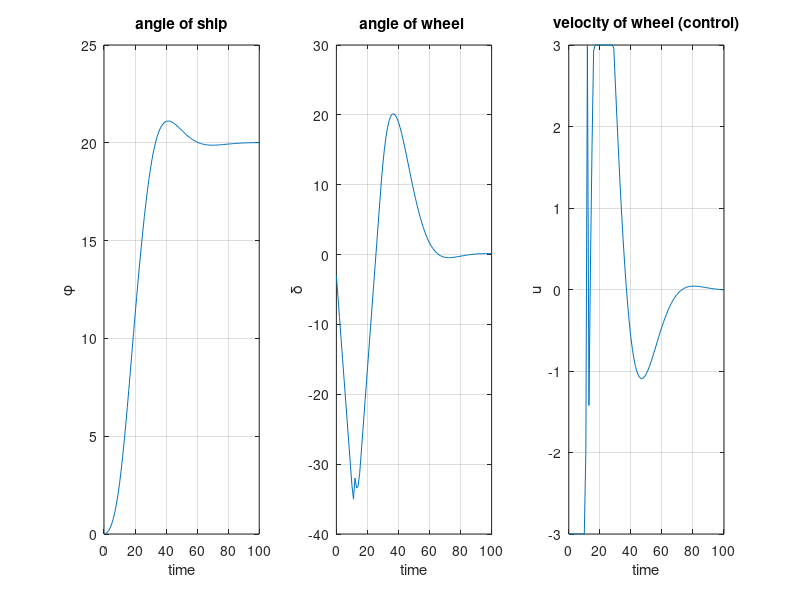

MATLAB code to generate this figure:
clear all;
close all;

% шаг дискретизации
T = 1;
T0 = 0;
T_final = 100

% начальные условия
x0 = [0.01; 0.01; 0; 0.03]*0;
r = 20*pi/180;

%ограничения на управление
u_d = 3*pi/180;
delta_d = 35*pi/180;

% время движения
t = T0:T:T_final;

% горизонт прогноза
p = 50;

% Определение переменных (по смыслу из текста)
% beta (β) - угол дрейфа
% omega (ω) - угловая скорость по курсу
% phi (φ) - угол рыскания
% delta (δ) - угол поворота рулей

% Задание коэффициентов
a11 = -0.0454;
a12 = 0.560;
a21 = 0.0267;
a22 = -0.408;

b1 = -0.0132;
b2 = -0.00742;

h1 = -0.0648;
h2 = -0.00456;

% Составление матриц

A = [a11, a12, 0, b1;
    a21, a22, 0, b2;
    0, 1, 0, 0;
    0, 0, 0, 0];
B = [0;0;0;1]
C = [0,0,1,0];
C_r = [0,0,0,1];
%C = eye(4,4);
D = 0

sys = ss(A,B,C,D)


% Дискретная система
%A_d = A*T + eye(4,4);
%B_d = T*B;
%C_d = C;
%D_d = zeros(1,1);
%ship_sys = ss(A_d, B_d,C_d,D_d,T);
% дисретизация C2D

sys_d = c2d(sys,T)

A_d = sys_d.A;
B_d = sys_d.B;
C_d = sys_d.C;
D_d = sys_d.D;


% дискретный функционал
R = eye(1,1)
Q = [0, 0, 0, 0; 
     0, 0, 0, 0; 
     0, 0, 1, 0; 
     0, 0, 0, 0];

% LQR-регулятор
[K,S,aaaa] = dlqr(A_d,B_d,Q,R);
K = -K;
eig(A_d+B_d*K);

% моделирование LQR-регулятора

A_cl = (A_d+B_d*K);
B_cl = zeros(4,1);
C_cl = C;

sys_cl = ss(A_cl,B_cl,C_cl,D_d,T);


% график модели замкнутой LQR-регулятором 
%initial(sys_cl, x0);
%grid on;


% MPC подход с разными p (горизонт прогноза)

% алгоритм построения
% строим матрицу L1 и M1
M1 = C*B_d;
M_str = B_d;
L1 = C*A_d;
for i =2:p
    L1 = [L1;C*(A_d^i)];
    M_str = [A_d*M_str,B_d];
    [rows, cols] = size(M1);
    M1 = [M1, zeros(rows,1); C*M_str];
end


% вычисляем K и T
% строим Q_mpc и R_mpc
Q_mpc = [1];
Q = [1];
R_mpc = R;

[rowsQ, colsQ] = size(Q);
[rowsR, colsR] = size(R);

for i =2:p
    [rowsQ_mpc, colsQ_mpc] = size(Q_mpc);
    [rowsR_mpc, colsR_mpc] = size(R_mpc);
    Q_mpc = [Q_mpc,zeros(rowsQ_mpc,colsQ);zeros(rowsQ,colsQ_mpc),Q];
    R_mpc = [R_mpc,zeros(rowsR_mpc,colsR);zeros(rowsR,colsR_mpc),R];
end

% строим K_ и T_
K_mpc = -inv((M1')*Q_mpc*M1 + R_mpc)*(M1')*Q_mpc*L1;
T_mpc = inv((M1')*Q_mpc*M1 + R_mpc)*(M1')*Q_mpc;

%K_mpc = K_mpc(1,:)
%T_mpc = T_mpc(1,:)


% Второе задание 

% Составим допустимое множество для регулятора
x_ = x0;
r_ = r;
by = [delta_d];
bu = [u_d];
for i=2:p
    r_ = [r_;r];
    by = [by; delta_d];
    bu = [bu;u_d];
end
by = [by;by];
bu = [bu;bu];
% Ограничение на величину управления
Au = [eye(p,p); -eye(p,p)];

% Ограничение на контролируемую переменную в нашем случае дельта
%построим матрицы M1 и L1 для ограничения 

M1_d = C_r*B_d;
M_str_d = B_d;
L1_d = C_r*A_d;
for i =2:p
    L1_d = [L1_d;C_r*(A_d^i)];
    M_str_d = [A_d*M_str_d,B_d];
    [rows, cols] = size(M1_d);
    M1_d = [M1_d, zeros(rows,1); C_r*M_str_d];
end
Ay = [M1_d; -M1_d];
bx = [-L1_d; L1_d];


% составим общую систему ограничений
A_big = [Au; Ay];
b = [bu;by] + [zeros(size(bu)); bx*x_];


% моделирование с вычислением управления на каждом шаге с учетом
% ограничений
% первый прогон с нулевыми управлениями, надеюсь MPC дальше исправится
% составим вектор 
g = L1*x_ - r_
H = (M1'*Q_mpc*M1 + R_mpc)
H = (H + H')/2;
f = M1'*Q_mpc*g;
%H = (H + H')/2
J = @(u) (u'*H*u) + 2*f'*u + g'*Q_mpc*g;
u_ = [0];
x_array3 = [];
x_array4 = [];
u_array = [];
opt = optimset('Display', 'iter', 'TolFun', 1e-15, 'TolX', 1e-15, 'MaxIter', 100);

for i=T0:T:T_final
    [u_, x, a] = quadprog(H,f,A_big,b,[],[],[],[],[],opt);
    value = (A_big*u_ - b) < -1e-10;
    if sum(value) == 4*p
        u_ = K_mpc*x_ + T_mpc*r_;
    end
    x_ = A_d*x_ + B_d*u_(1);
    b = [bu;by] + [zeros(size(bu)); bx*x_];
    g = L1*x_ - r_;
    f = M1'*Q_mpc*g;
    x_array3 =[x_array3, x_(3)];
    x_array4 =[x_array4, x_(4)];
    u_array = [u_array, u_(1)];
end
subplot(1,3,1)
plot(t, x_array3*180/pi)
title('angle of ship')
xlabel('time')
ylabel('\phi')
grid on
subplot(1,3,2)
plot(t, x_array4*180/pi)
title('angle of wheel ')
xlabel('time')
ylabel('\delta')
grid on
subplot(1,3,3)
plot(t,u_array*180/pi)
title('velocity of wheel (control)')
xlabel('time')
ylabel('u')
grid on
